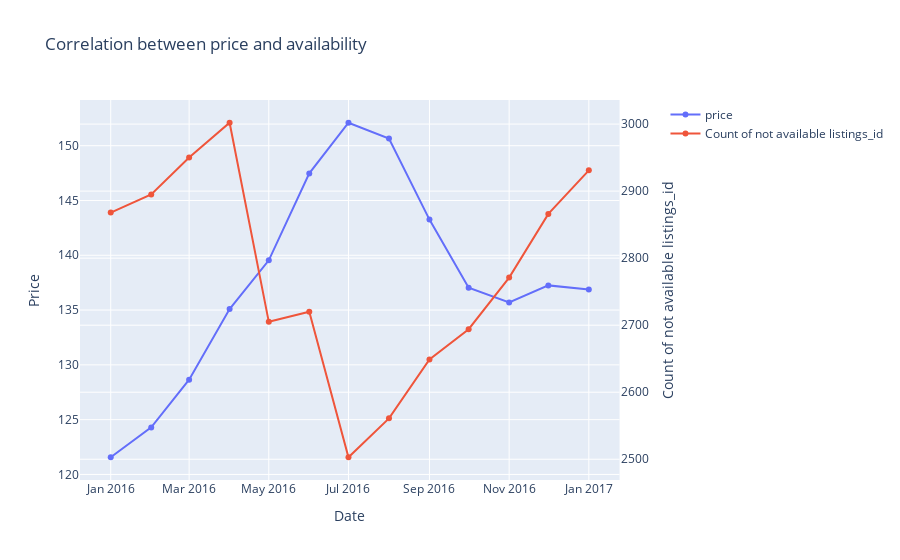

Notebook code for this chart:
### Markdown cell above
1 - Determine the peak month for visiting Seattle and its relationship with the price.

### Code cell
import plotly.graph_objects as go
from plotly.subplots import make_subplots

# Create figure with secondary y-axis
fig = make_subplots(specs=[[{"secondary_y": True}]])

# Add traces
fig.add_trace(
    go.Scatter(x=df_calendar_price['year_month'], y=df_calendar_price['price'], name="price"),
    secondary_y=False,
)

fig.add_trace(
    go.Scatter(x = df_calendar_price['year_month'], y=df_calendar_count_availablet['id'], name="Count of not available listings_id"),
    secondary_y=True,
)

# Add figure title
fig.update_layout(
    title_text="Correlation between price and availability"
)

# Set x-axis title
fig.update_xaxes(title_text="Date")

# Set y-axes titles
fig.update_yaxes(title_text="Price", secondary_y=False)
fig.update_yaxes(title_text="Count of not available listings_id", secondary_y=True)

fig.show()

### Figure 1 — Plotly figure (JSON) as saved in the notebook; plotly's stock layout.template omitted (floating-point values rounded to 4 significant figures)
{"data": [{"name": "price", "type": "scatter", "x": ["2016-01", "2016-02", "2016-03", "2016-04", "2016-05", "2016-06", "2016-07", "2016-08", "2016-09", "2016-10", "2016-11", "2016-12", "2017-01"], "xaxis": "x", "y": [121.6, 124.3, 128.6, 135.1, 139.5, 147.5, 152.1, 150.7, 143.3, 137.0, 135.7, 137.3, 136.9], "yaxis": "y"}, {"name": "Count of not available listings_id", "type": "scatter", "x": ["2016-01", "2016-02", "2016-03", "2016-04", "2016-05", "2016-06", "2016-07", "2016-08", "2016-09", "2016-10", "2016-11", "2016-12", "2017-01"], "xaxis": "x", "y": [2868, 2895, 2950, 3002, 2705, 2720, 2503, 2561, 2649, 2694, 2771, 2866, 2931], "yaxis": "y2"}], "layout": {"title": {"text": "Correlation between price and availability"}, "xaxis": {"anchor": "y", "domain": [0, 0.94], "title": {"text": "Date"}}, "yaxis": {"anchor": "x", "domain": [0, 1], "title": {"text": "Price"}}, "yaxis2": {"anchor": "x", "overlaying": "y", "side": "right", "title": {"text": "Count of not available listings_id"}}}}
